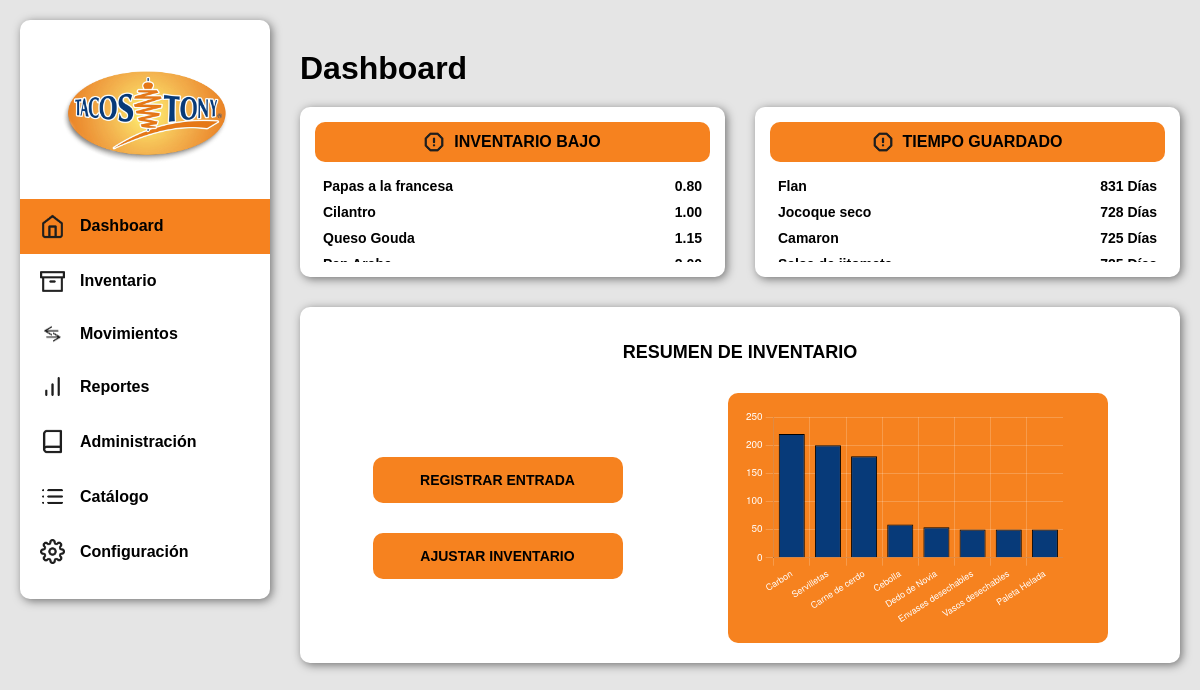
/barra_lateral/Dashboard.php (signed in), run on the app's committed database.
### tables this page shows
CREATE TABLE `t_materiales` (
  `id` int NOT NULL AUTO_INCREMENT,
  `nombre` varchar(45) NOT NULL,
  `existencias` decimal(6,2) NOT NULL,
  PRIMARY KEY (`id`)
);

### barra_lateral/Dashboard.php (the view, shortened to what this page needs)
<?php include("../seguridad.php");
$link = Conectarse();
?>
<!DOCTYPE html>
<html lang="es">
<head>
</head>
<body>
    <div style="background-color: #FFFFFF; width: 250px; border-radius: 10px; padding-top: 20px; padding-bottom: 20px; margin-right: 30px; box-shadow: 2px 2px 10px rgba(0, 0, 0, .5); height: 100%">
        <div align="center">
            <a href="Dashboard.php">
                <img src="../Imagenes/Tacos_tony_logo.png" width="200" alt="Logo">
            </a>
        </div>
        <a href="Dashboard.php" class="menu-item activo">
            <img src="../Imagenes/icon-dash.png" width="25" name="Dashboard"> Dashboard
        </a>
        <a href="Inventario.php" class="menu-item">
            <img src="../Imagenes/icon-inv.png" width="25" name="Inventario"> Inventario
        </a>
        <a href="Movimientos.php" class="menu-item">
            <img src="../Imagenes/icon-mov.png" width="25" name="Movimientos"> Movimientos
        </a>
        <a href="Reportes.php" class="menu-item">
            <img src="../Imagenes/icon-repo.png" width="25" name="Reportes"> Reportes
        </a>
        <a href="Administracion.php" class="menu-item">
            <img src="../Imagenes/icon-admin.png" width="25" name="Administración"> Administración
        </a>
        <a href="Catalogo.php" class="menu-item">
            <img src="../Imagenes/icon-catalogo.png" width="25" name="Catálogo"> Catálogo
        </a>
        <div class="menu-dropdown">
            <a class="menu-item">
                <img src="../Imagenes/icon-config.png" width="25" name="Configuración"> Configuración
            </a>
        </div>
    </div>
    <div style="flex-grow:1">
        <h1>Dashboard</h1>
        <div class="cajas-superiores">
            <div class="caja">
                <div class="encabezado-caja">
                    <img src="../Imagenes/icon-warning.png" width="20" name="Warning"> INVENTARIO BAJO
                </div>
                <div class="inventory-scroll">
                    <table class="inventory">
                        <?php
                        $queryBajo = "SELECT nombre, existencias FROM t_materiales WHERE existencias <= 5 ORDER BY existencias ASC";
                        $resBajo = mysqli_query($link, $queryBajo);
                        if ($resBajo && mysqli_num_rows($resBajo) > 0) {
                            while ($rowBajo = mysqli_fetch_array($resBajo)) {
                                echo '<tr>';
                                echo '<td>' . htmlspecialchars($rowBajo['nombre']) . '</td>';
                                echo '<td align="right">' . $rowBajo['existencias'] . '</td>';
                                echo '</tr>';
                            }
                        } else {
                            echo '<tr><td class="sin-datos" colspan="2">Sin materiales con inventario bajo</td></tr>';
                        }
                        ?>
                    </table>
                </div>
            </div>
            <div class="caja">
                <div class="encabezado-caja">
                    <img src="../Imagenes/icon-warning.png" width="20" name="Warning"> TIEMPO GUARDADO
                </div>
                <div class="inventory-scroll">
                    <table class="inventory">
                        <?php
                        $queryTiempo = "SELECT m.nombre,
                                            DATEDIFF(NOW(), MAX(ng.fecha)) AS dias_guardado
                                        FROM t_materiales m
                                        JOIN t_necesitar_particular np ON np.id_material = m.id
                                        JOIN t_necesitar_general ng ON ng.id_ng = np.id_ng
                                        GROUP BY m.id, m.nombre
                                        ORDER BY dias_guardado DESC
                                        LIMIT 5";
                        $resTiempo = mysqli_query($link, $queryTiempo);
                        if ($resTiempo && mysqli_num_rows($resTiempo) > 0) {
                            while ($rowT = mysqli_fetch_array($resTiempo)) {
                                echo '<tr>';
                                echo '<td>' . htmlspecialchars($rowT['nombre']) . '</td>';
                                echo '<td align="right">' . $rowT['dias_guardado'] . ' Días</td>';
                                echo '</tr>';
                            }
                        } else {
                            echo '<tr><td class="sin-datos" colspan="2">Sin datos de entradas registradas</td></tr>';
                        }
                        ?>
                    </table>
                </div>
            </div>
        </div>
        <div class="caja-inferior">
            <h2>RESUMEN DE INVENTARIO</h2>
            <div class="contenido-inferior">
                <div class="columna-botones">
                    <a href="Pant_movimientos/Pant_entradas/Entrada1.php">
                        <button class="botones">REGISTRAR ENTRADA</button>
                    </a>
                    <a href="Pant_inventario/Pant_ajustes/ajustes1.php">
                        <button class="botones">AJUSTAR INVENTARIO</button>
                    </a>
                </div>
                <div style="background-color: #F6821F; padding: 15px; border-radius: 10px; width: 350px;">
                    <canvas id="graficaInventario" width="320" height="220"></canvas>
                </div>
            </div>
        </div>
    </div>
    <?php
    $queryGrafica = "SELECT nombre, existencias FROM t_materiales ORDER BY existencias DESC LIMIT 8";
    $resGrafica = mysqli_query($link, $queryGrafica);
    $labelsGrafica = [];
    $datosGrafica  = [];
    if ($resGrafica) {
        while ($rowG = mysqli_fetch_array($resGrafica)) {
            $labelsGrafica[] = htmlspecialchars($rowG['nombre']);
            $datosGrafica[]  = (float)$rowG['existencias'];
        }
    }
    $labelsJson = json_encode($labelsGrafica);
    $datosJson  = json_encode($datosGrafica);
    ?>
    <script>
        var ctx = document.getElementById('graficaInventario').getContext('2d');
        new Chart(ctx, {
            type: 'bar',
            data: {
                labels: <?php echo $labelsJson; ?>,
                datasets: [{
                    label: 'Existencias',
                    data: <?php echo $datosJson; ?>,
                    backgroundColor: '#073A79',
                    borderColor: '#000000',
                    borderWidth: 1
                }]
            },
            options: {
                responsive: false,
                plugins: {
                    legend: { display: false }
                },
                scales: {
                    x: {
                        ticks: {
                            color: '#FFFFFF',
                            font: { size: 9 },
                            maxRotation: 45
                        },
                        grid: { color: 'rgba(255,255,255,0.2)' }
                    },
                    y: {
                        ticks: { color: '#FFFFFF', font: { size: 10 } },
                        grid: { color: 'rgba(255,255,255,0.2)' }
                    }
                }
            }
        });
    </script>
</body>
</html>

### barra_lateral/Dashboard.php (style rules this page uses)
body { font-family: Arial, sans-serif; background-color: #E5E5E5; margin: 0; padding: 20px; display: flex; }
h1 { color: #000000; margin-top: 30px; margin-bottom: 20px; }
h2 { font-size: 18px; margin-bottom: 30px; }
.menu-item { padding: 15px 20px; color: #000000; font-weight: bold; text-decoration: none; display: flex; align-items: center; gap: 15px; }
.menu-item.activo { background-color: #F6821F; }
.cajas-superiores { display: flex; gap: 30px; margin-bottom: 30px; }
.caja { background-color: #FFFFFF; border-radius: 10px; width: 50%; box-shadow: 2px 2px 10px rgba(0, 0, 0, 0.5); padding: 15px; }
.encabezado-caja { background-color: #F6821F; color: #000000; font-weight: bold; text-align: center; padding: 10px; border-radius: 10px; margin-bottom: 10px; display: flex; justify-content: center; align-items: center; gap: 10px; }
.inventory { font-weight: bold; font-size: 14px; width: 100%; }
.inventory-scroll { max-height: 90px; overflow-y: auto; }
.inventory td { padding: 4px 6px; }
.caja-inferior { background-color: #FFFFFF; border-radius: 10px; padding: 20px; box-shadow: 2px 2px 10px rgba(0, 0, 0, 0.5); text-align: center; }
.contenido-inferior { display: flex; justify-content: space-around; align-items: center; }
.columna-botones { display: flex; flex-direction: column; gap: 30px; }
.botones { background-color: #F6821F; color: #000000; border: none; padding: 15px 30px; border-radius: 10px; font-weight: bold; font-size: 14px; cursor: pointer; width: 250px; }
.menu-dropdown { position: relative; }

### data on the page
t_materiales: nombre "Papas a la francesa", existencias "0.80"
t_materiales: nombre "Cilantro", existencias "1.00"
t_materiales: nombre "Queso Gouda", existencias "1.15"

### other printed values
$rowT['nombre'] "Flan"
$rowT['dias_guardado'] "831"
$rowT['nombre'] "Jocoque seco"
$rowT['dias_guardado'] "728"
$rowT['nombre'] "Camaron"
$rowT['dias_guardado'] "725"
chart data {{ $labelsJson }} ["Carbon","Servilletas","Carne de cerdo","Cebolla","Dedo de Novia","Envases desechables","Vasos desechables","Paleta Helada"]
chart data {{ $datosJson }} [220,200,180.04,58.8,54,50,50,50]
